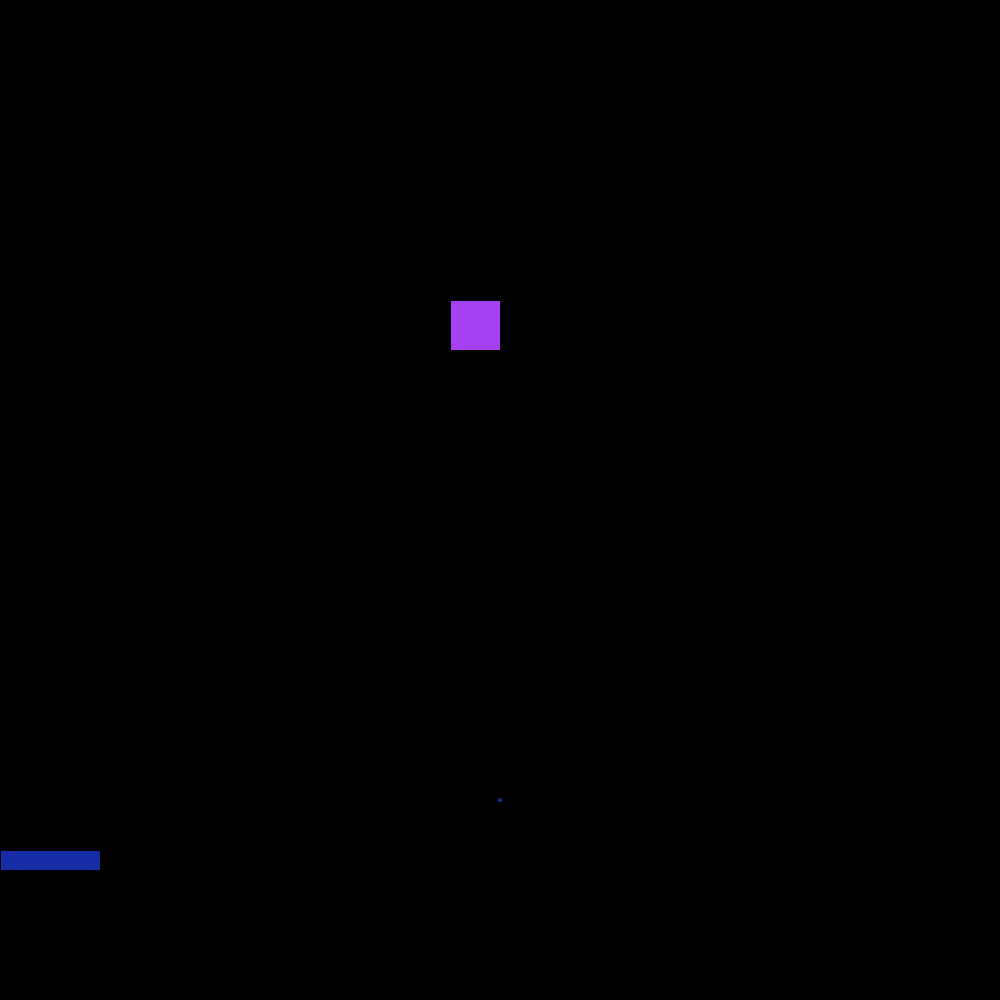
Frame 1 (no input)
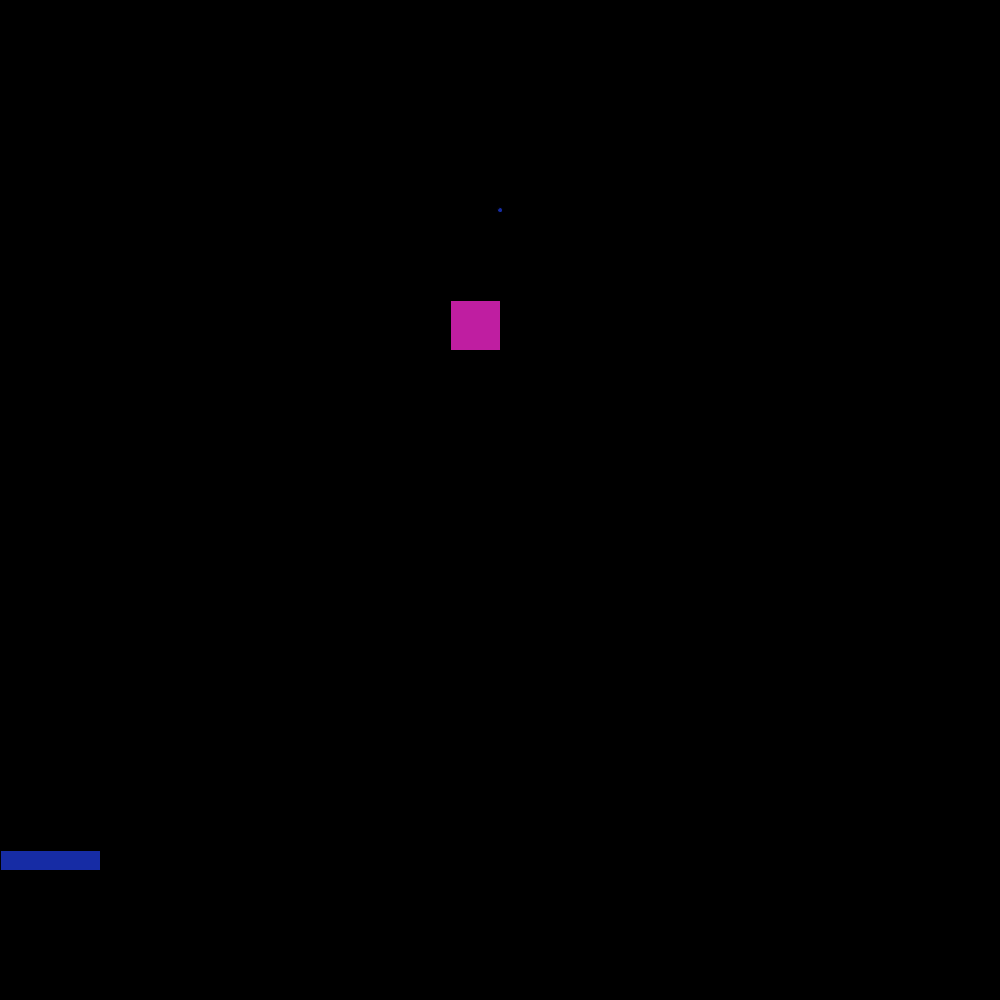
Frame 60 (the mouse pressed at the canvas centre just before this capture)
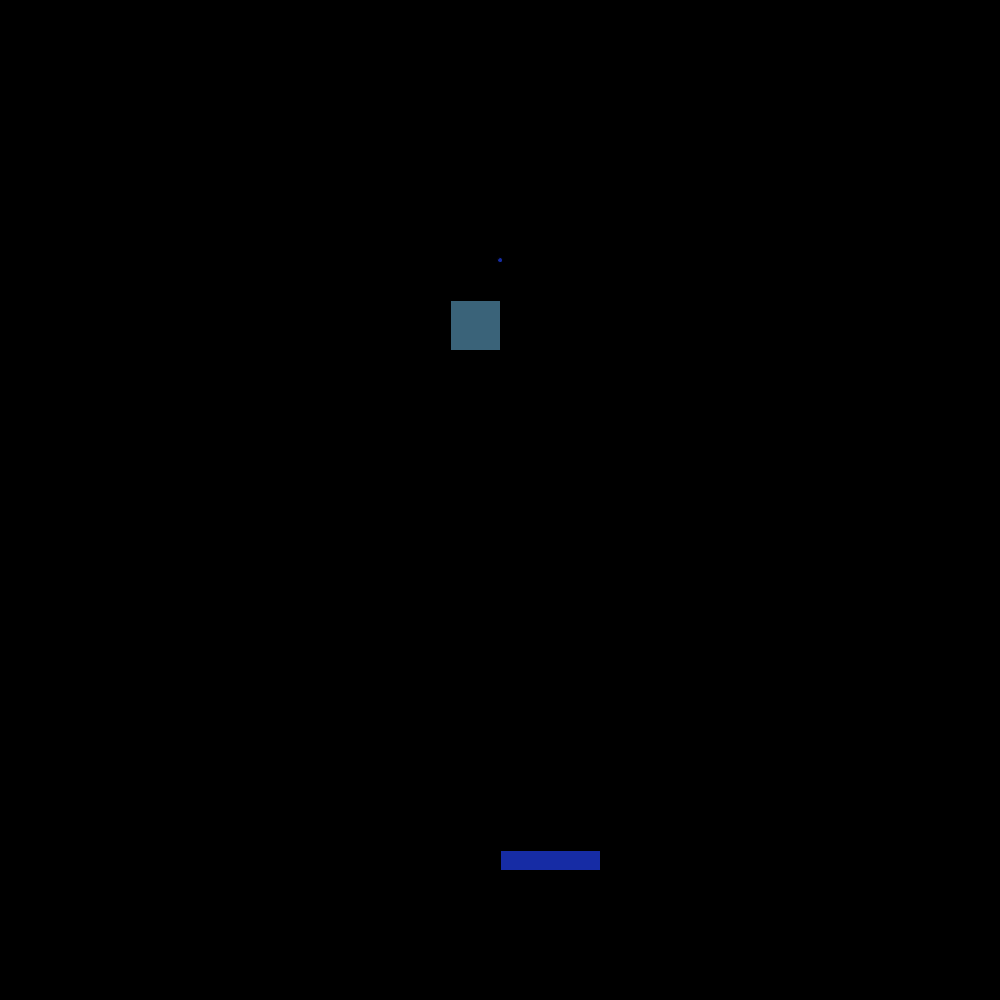
Frame 120 (the mouse held since frame 60 and released just before this capture)

The Processing sketch that drew these frames (run headless with seeded random() and noise(); from frame 60 on, the mouse is pressed at the canvas centre):

// Processing sketch: bridger_idk_space
// ── bridger_idk_space.pde
int bX = 500;
int bY = 800;
int alienX = 450;
int alienY = 300;




void setup()
{
  size (1000, 1000);
  
}

void draw ()
{
  background (0,0,0);
  fill (#162CA5);
  rect (mouseX, 850, 100, 20);
  ellipse(bX, bY, 5, 5);
  bY = bY-10;

  fill (random (255), random (255), random (255));
  rect (alienX, alienY, 50, 50);
  if (bX > alienX && bX < alienX +50 && bY < alienY+50) 
  {
    alienX=(int)random(900);  
    alienY=(int)random(500);
  }
}

void mousePressed()
{
  bX= mouseX;
  bY=850;
}
